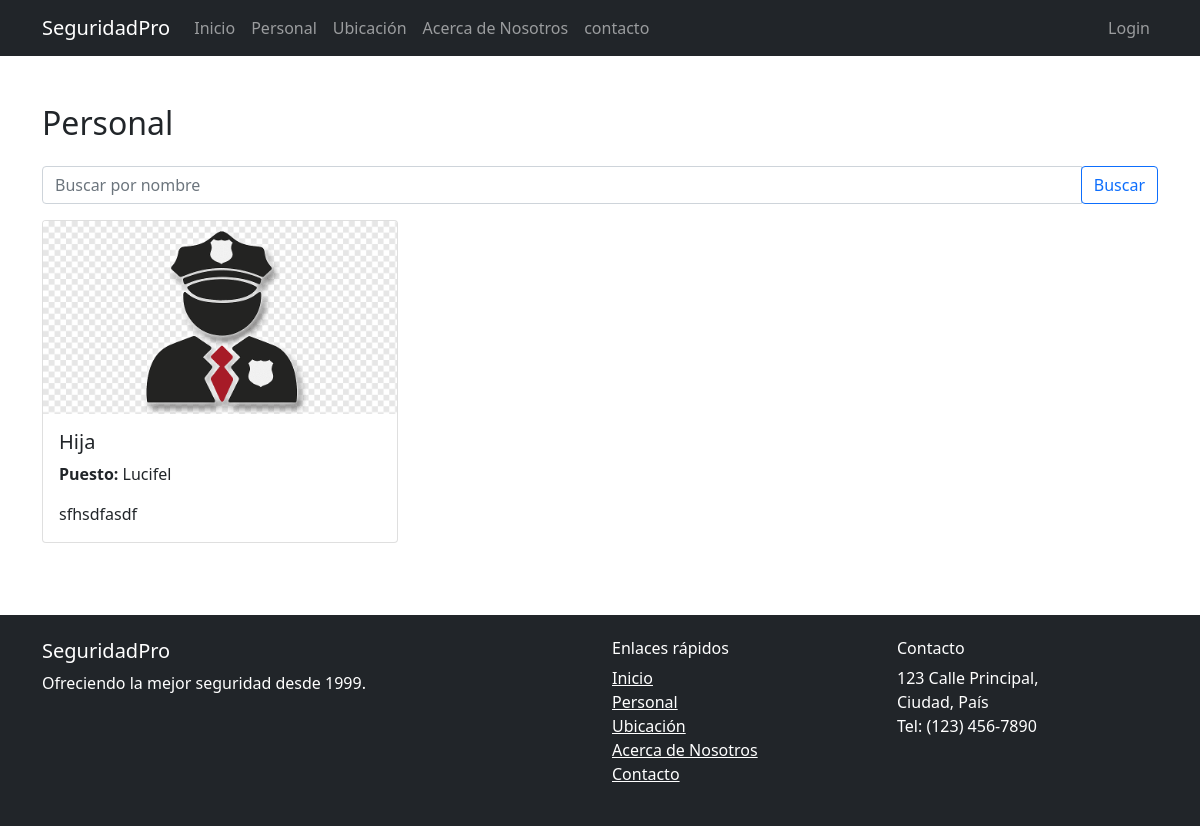
/personal/, run on an earlier commit of the app's database.
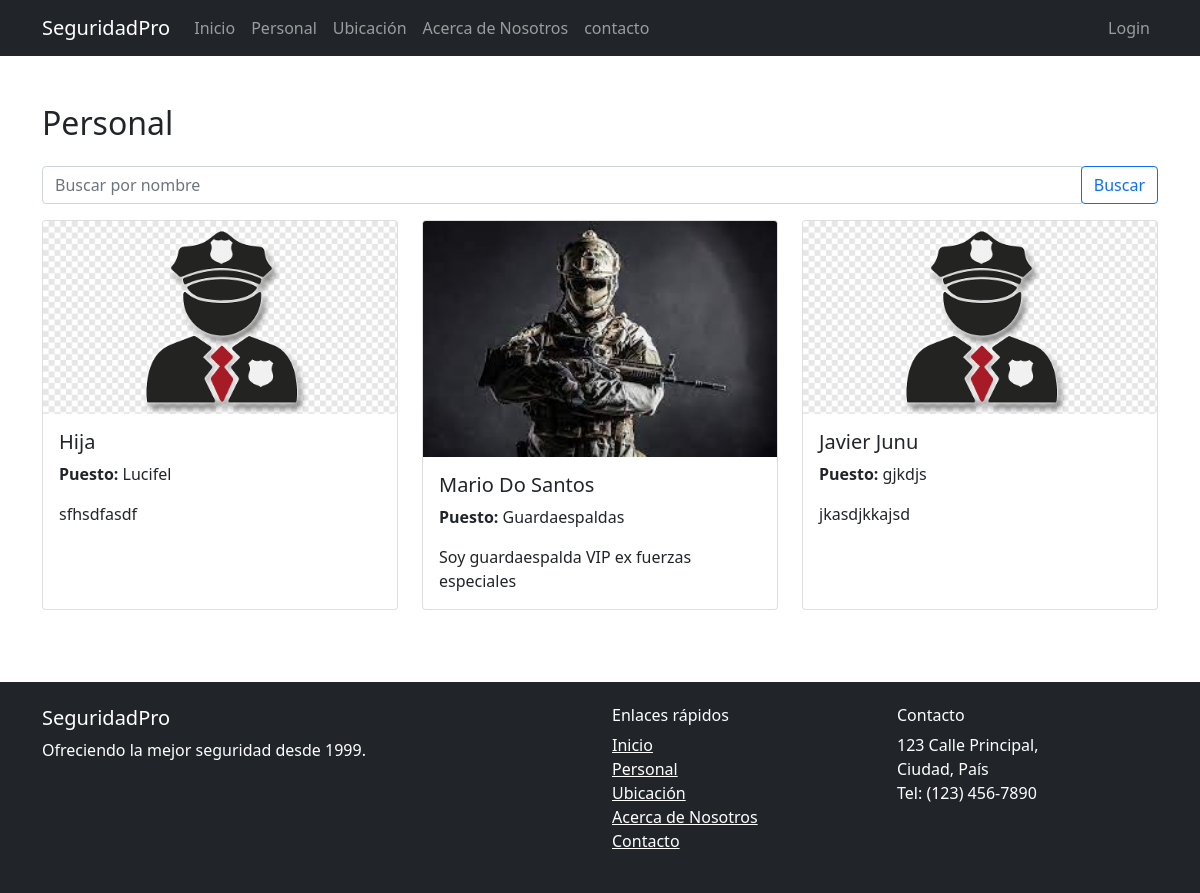
And on a later commit of the database.
### Hunter_App/models.py (models this page shows, shortened)
class Personal(models.Model):
    nombre = models.CharField(max_length=100)
    puesto = models.CharField(max_length=100)
    descripcion = models.TextField()
    foto = models.ImageField(upload_to='img/', default='img/default.png')

### Hunter_App/views.py (the view)
# urls.py: path('personal/',personal_view, name='personal_view'),
def personal_view(request):
    query = request.GET.get('search')
    if query:
        personal = Personal.objects.filter(nombre__icontains=query)
        if not personal.exists():
            messages.error(request, 'No se encontraron resultados para tu búsqueda.')
    else:
        personal = Personal.objects.all()
    form = None
    person_id = None
    try:  # Manejo básico de errores
        if request.user.is_authenticated:
            person_id = request.POST.get('id')
            if request.method == "POST":
                if 'add' in request.POST:
                    form = PersonalForm(request.POST, request.FILES)
                    if form.is_valid():
                        form.save()
                        return redirect('personal_view')
                elif 'modify' in request.POST and person_id:
                 person = get_object_or_404(Personal, id=person_id)
                 form = PersonalForm(request.POST, request.FILES, instance=person)
                 if form.is_valid():
                    form.save()
                    return redirect('personal_view')
                elif 'delete' in request.POST:
                    person = get_object_or_404(Personal, id=person_id)
                    person.delete()
                    return redirect('personal_view')
                else:
                    form = PersonalForm()
            else:
                form = PersonalForm()
        else:
            form = None
    except Exception as e:
        messages.error(request, f"Ocurrió un error: {e}")
    return render(request, 'personal.html', {'personal': personal, 'form': form, 'person_id': person_id})

### Hunter_App/templates/personal.html (shortened to what this page needs)
{% extends "base.html" %}
{% load widget_tweaks %}
{% block content %}
<div class="container mt-5">
    <h2 class="mb-4">Personal</h2>
    <form method="GET" class="mb-3">
        <div class="input-group">
            <input type="text" class="form-control" name="search" placeholder="Buscar por nombre" value="{{ request.GET.search }}">
            <div class="input-group-append">
                <button type="submit" class="btn btn-outline-primary">Buscar</button>
            </div>
        </div>
    </form>
    <div class="row">
        {% for person in personal %}
        <div class="col-md-4 mb-4">
            <div class="card h-100">
                <img src="{{ person.foto.url }}" class="card-img-top" alt="{{ person.nombre }}">
                <div class="card-body">
                    <h5 class="card-title">{{ person.nombre }}</h5>
                    <p class="card-text"><strong>Puesto:</strong> {{ person.puesto }}</p>
                    <p class="card-text">{{ person.descripcion }}</p>
                </div>
            </div>
        </div>
        {% empty %}
        <div class="col-12">
            <p>No se encontraron resultados.</p>
        </div>
        {% endfor %}
    </div>
</div>
{% endblock %}

### Hunter_App/templates/base.html (shortened to what this page needs)
<!DOCTYPE html>
<html lang="en">
<head>
    <link href="https://cdn.jsdelivr.net/npm/bootstrap@5.1.3/dist/css/bootstrap.min.css" rel="stylesheet">
</head>
<body>
<nav class="navbar navbar-expand-lg navbar-dark bg-dark">
    <div class="container">
        <a class="navbar-brand" href="{% url 'index' %}">SeguridadPro</a>
        <div class="collapse navbar-collapse" id="navbarNav">
            <ul class="navbar-nav me-auto">
                <li class="nav-item">
                    <a class="nav-link" href="{% url 'index' %}">Inicio</a>
                </li>
                <li class="nav-item">
                    <a class="nav-link" href="{% url 'personal_view' %}">Personal</a>
                </li>
                <li class="nav-item">
                    <a class="nav-link" href="{% url 'ubicacion' %}">Ubicación</a>
                </li>
                <li class="nav-item">
                    <a class="nav-link" href="{% url 'acerca_de_nosotros' %}">Acerca de Nosotros</a>
                </li>
                <li class="nav-item">
                    <a class="nav-link" href="{% url 'contact' %}">contacto</a>
                </li>
            </ul>
            <ul class="navbar-nav ml-auto">
                {% if user.is_authenticated %}
                <li class="nav-item dropdown">
                    <a class="nav-link dropdown-toggle" href="#" id="navbarDropdown" role="button"
                       data-bs-toggle="dropdown" aria-expanded="false">
                        <img src="{{ user.avatar.url }}" alt="Avatar de {{ user.username }}"
                             style="width: 40px; height: 40px; border-radius: 50%;">
                        {{ user.username }}
                    </a>
                    <ul class="dropdown-menu dropdown-menu-end" aria-labelledby="navbarDropdown">
                        <li><a class="dropdown-item" href="#" data-bs-toggle="modal" data-bs-target="#changeAvatarModal">Cambiar Avatar</a></li>
                        <li><a class="dropdown-item" href="{% url 'logout' %}">Salir</a></li>
                    </ul>
                </li>
                {% else %}
                <li class="nav-item">
                    <a class="nav-link" href="{% url 'login' %}">Login</a>
                </li>
                {% endif %}
            </ul>
        </div>
    </div>
</nav>
{% block content %}{% endblock %}
<footer class="bg-dark text-white py-4 mt-5">
    <div class="container">
        <div class="row">
            <div class="col-md-6">
                <h5>SeguridadPro</h5>
                <p>Ofreciendo la mejor seguridad desde 1999.</p>
            </div>
            <div class="col-md-3">
                <h6>Enlaces rápidos</h6>
                <ul class="list-unstyled">
                    <li><a href="{% url 'index' %}" class="text-white">Inicio</a></li>
                    <li><a href="{% url 'personal_view' %}" class="text-white">Personal</a></li>
                    <li><a href="{% url 'ubicacion' %}" class="text-white">Ubicación</a></li>
                    <li><a href="{% url 'acerca_de_nosotros' %}" class="text-white">Acerca de Nosotros</a></li>
                    <li><a href="{% url 'contact' %}" class="text-white">Contacto</a></li>
                </ul>
            </div>
            <div class="col-md-3">
                <h6>Contacto</h6>
                <address>
                    123 Calle Principal,<br>
                    Ciudad, País<br>
                    Tel: (123) 456-7890
                </address>
            </div>
        </div>
    </div>
</footer>
</body>
</html>

What changed in the data, as far as the page shows it:
added Personal: foto (picture), nombre "Mario Do Santos", puesto "Guardaespaldas", descripcion "Soy guardaespalda VIP ex fuerzas especiales"
added Personal: foto (placeholder picture), nombre "Javier Junu", puesto "gjkdjs", descripcion "jkasdjkkajsd"
